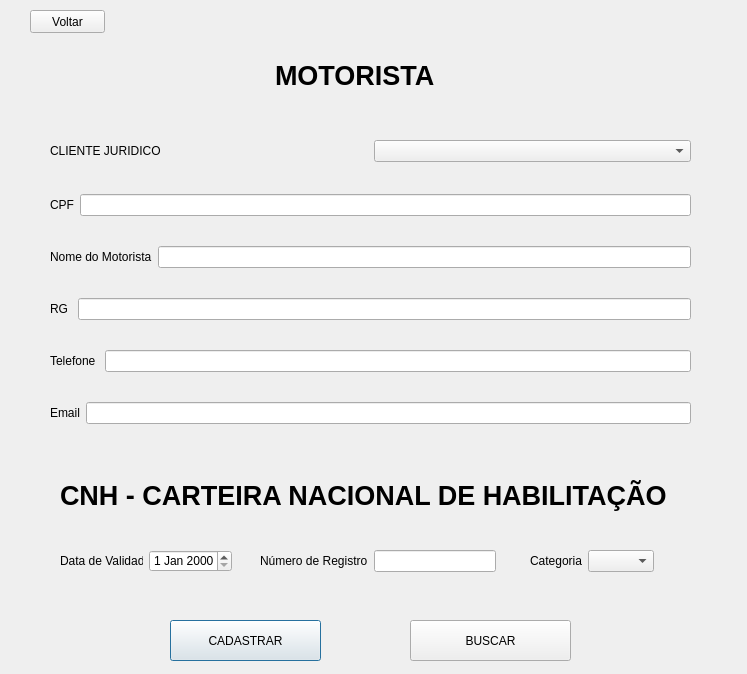
<?xml version="1.0" encoding="UTF-8"?>
<ui version="4.0">
 <class>TelaInicioMotoristaJ</class>
 <widget class="QDialog" name="TelaInicioMotoristaJ">
  <property name="geometry">
   <rect>
    <x>0</x>
    <y>0</y>
    <width>747</width>
    <height>674</height>
   </rect>
  </property>
  <property name="windowTitle">
   <string>Dialog</string>
  </property>
  <widget class="QPushButton" name="Incluir">
   <property name="geometry">
    <rect>
     <x>170</x>
     <y>620</y>
     <width>151</width>
     <height>41</height>
    </rect>
   </property>
   <property name="text">
    <string>CADASTRAR</string>
   </property>
  </widget>
  <widget class="QWidget" name="layoutWidget">
   <property name="geometry">
    <rect>
     <x>530</x>
     <y>550</y>
     <width>124</width>
     <height>22</height>
    </rect>
   </property>
   <layout class="QHBoxLayout" name="horizontalLayout_4">
    <item>
     <widget class="QLabel" name="label_11">
      <property name="text">
       <string>Categoria</string>
      </property>
     </widget>
    </item>
    <item>
     <widget class="QComboBox" name="comboBox"/>
    </item>
   </layout>
  </widget>
  <widget class="QWidget" name="layoutWidget_2">
   <property name="geometry">
    <rect>
     <x>60</x>
     <y>550</y>
     <width>172</width>
     <height>22</height>
    </rect>
   </property>
   <layout class="QHBoxLayout" name="horizontalLayout">
    <item>
     <widget class="QLabel" name="label_DataValidade">
      <property name="text">
       <string>Data de Validade</string>
      </property>
     </widget>
    </item>
    <item>
     <widget class="QDateEdit" name="dateEditData"/>
    </item>
   </layout>
  </widget>
  <widget class="QWidget" name="layoutWidget_3">
   <property name="geometry">
    <rect>
     <x>50</x>
     <y>170</y>
     <width>641</width>
     <height>281</height>
    </rect>
   </property>
   <layout class="QVBoxLayout" name="verticalLayout_2">
    <item>
     <layout class="QHBoxLayout" name="horizontalLayout_3">
      <item>
       <widget class="QLabel" name="label_3">
        <property name="text">
         <string>CPF</string>
        </property>
       </widget>
      </item>
      <item>
       <widget class="QLineEdit" name="lineEdit_CPF_Motorista"/>
      </item>
     </layout>
    </item>
    <item>
     <layout class="QHBoxLayout" name="horizontalLayout_7">
      <item>
       <widget class="QLabel" name="label_7">
        <property name="text">
         <string>Nome do Motorista</string>
        </property>
       </widget>
      </item>
      <item>
       <widget class="QLineEdit" name="lineEdit_NomeMotorista"/>
      </item>
     </layout>
    </item>
    <item>
     <layout class="QHBoxLayout" name="horizontalLayout_8">
      <item>
       <widget class="QLabel" name="label_8">
        <property name="text">
         <string>RG </string>
        </property>
       </widget>
      </item>
      <item>
       <widget class="QLineEdit" name="lineEdit_RG_Motorista"/>
      </item>
     </layout>
    </item>
    <item>
     <layout class="QHBoxLayout" name="horizontalLayout_9">
      <item>
       <widget class="QLabel" name="label_9">
        <property name="text">
         <string>Telefone </string>
        </property>
       </widget>
      </item>
      <item>
       <widget class="QLineEdit" name="lineEdit_Telefone_Motorista"/>
      </item>
     </layout>
    </item>
    <item>
     <layout class="QHBoxLayout" name="horizontalLayout_10">
      <item>
       <widget class="QLabel" name="label_10">
        <property name="text">
         <string>Email</string>
        </property>
       </widget>
      </item>
      <item>
       <widget class="QLineEdit" name="lineEdit_Email_Motorista"/>
      </item>
     </layout>
    </item>
   </layout>
  </widget>
  <widget class="QWidget" name="layoutWidget_4">
   <property name="geometry">
    <rect>
     <x>260</x>
     <y>550</y>
     <width>236</width>
     <height>22</height>
    </rect>
   </property>
   <layout class="QHBoxLayout" name="horizontalLayout_2">
    <item>
     <widget class="QLabel" name="label_NumeroResgistro">
      <property name="text">
       <string>Número de Registro</string>
      </property>
     </widget>
    </item>
    <item>
     <widget class="QLineEdit" name="lineEdit_NumeroRegistro"/>
    </item>
   </layout>
  </widget>
  <widget class="QPushButton" name="Listar">
   <property name="geometry">
    <rect>
     <x>410</x>
     <y>620</y>
     <width>161</width>
     <height>41</height>
    </rect>
   </property>
   <property name="text">
    <string>BUSCAR</string>
   </property>
  </widget>
  <widget class="QLabel" name="label_CNH">
   <property name="geometry">
    <rect>
     <x>60</x>
     <y>480</y>
     <width>631</width>
     <height>31</height>
    </rect>
   </property>
   <property name="font">
    <font>
     <family>Arial</family>
     <pointsize>20</pointsize>
     <weight>75</weight>
     <bold>true</bold>
    </font>
   </property>
   <property name="text">
    <string>CNH - CARTEIRA NACIONAL DE HABILITAÇÃO</string>
   </property>
  </widget>
  <widget class="QPushButton" name="Voltar">
   <property name="geometry">
    <rect>
     <x>30</x>
     <y>10</y>
     <width>75</width>
     <height>23</height>
    </rect>
   </property>
   <property name="text">
    <string>Voltar</string>
   </property>
  </widget>
  <widget class="QLabel" name="label_Motorista">
   <property name="geometry">
    <rect>
     <x>170</x>
     <y>60</y>
     <width>351</width>
     <height>31</height>
    </rect>
   </property>
   <property name="font">
    <font>
     <family>Arial</family>
     <pointsize>20</pointsize>
     <weight>75</weight>
     <bold>true</bold>
    </font>
   </property>
   <property name="text">
    <string>              MOTORISTA </string>
   </property>
  </widget>
  <widget class="QWidget" name="">
   <property name="geometry">
    <rect>
     <x>50</x>
     <y>140</y>
     <width>641</width>
     <height>22</height>
    </rect>
   </property>
   <layout class="QHBoxLayout" name="horizontalLayout_5">
    <item>
     <widget class="QLabel" name="labelCliente">
      <property name="text">
       <string>CLIENTE JURIDICO</string>
      </property>
     </widget>
    </item>
    <item>
     <widget class="QComboBox" name="comboBox_Cliente"/>
    </item>
   </layout>
  </widget>
 </widget>
 <resources/>
 <connections/>
</ui>
